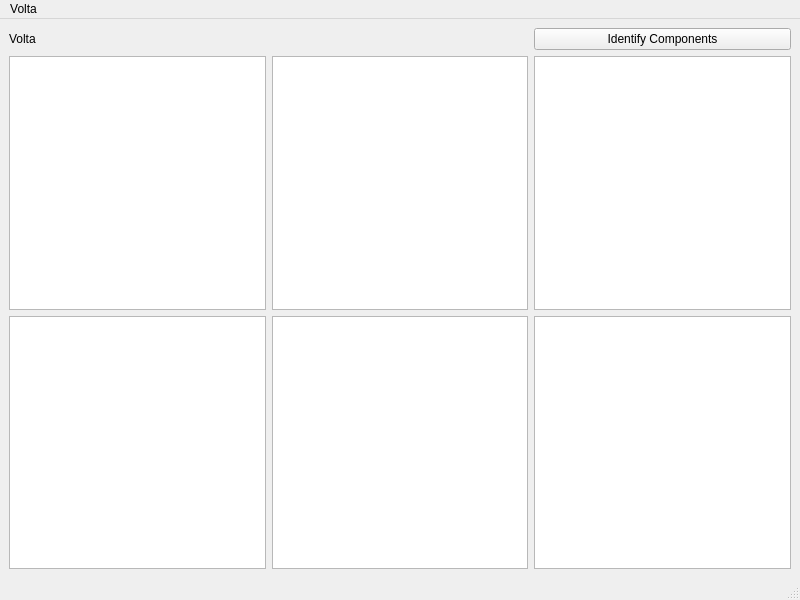
<?xml version="1.0" encoding="UTF-8"?>
<ui version="4.0">
 <class>MainWindow</class>
 <widget class="QMainWindow" name="MainWindow">
  <property name="geometry">
   <rect>
    <x>0</x>
    <y>0</y>
    <width>800</width>
    <height>600</height>
   </rect>
  </property>
  <property name="sizePolicy">
   <sizepolicy hsizetype="Ignored" vsizetype="Ignored">
    <horstretch>0</horstretch>
    <verstretch>0</verstretch>
   </sizepolicy>
  </property>
  <property name="windowTitle">
   <string>MainWindow</string>
  </property>
  <widget class="QWidget" name="centralwidget">
   <layout class="QHBoxLayout" name="horizontalLayout">
    <item>
     <layout class="QGridLayout" name="gridLayout">
      <item row="1" column="0">
       <widget class="QGraphicsView" name="graphicsView_2"/>
      </item>
      <item row="1" column="1">
       <widget class="QGraphicsView" name="graphicsView_4"/>
      </item>
      <item row="1" column="2">
       <widget class="QGraphicsView" name="graphicsView_5"/>
      </item>
      <item row="2" column="0">
       <widget class="QGraphicsView" name="graphicsView_6"/>
      </item>
      <item row="2" column="1">
       <widget class="QGraphicsView" name="graphicsView_3"/>
      </item>
      <item row="2" column="2">
       <widget class="QGraphicsView" name="graphicsView"/>
      </item>
      <item row="0" column="2">
       <widget class="QPushButton" name="pushButton">
        <property name="sizePolicy">
         <sizepolicy hsizetype="Minimum" vsizetype="Fixed">
          <horstretch>0</horstretch>
          <verstretch>0</verstretch>
         </sizepolicy>
        </property>
        <property name="text">
         <string>Identify Components</string>
        </property>
       </widget>
      </item>
      <item row="0" column="0">
       <widget class="QLabel" name="label">
        <property name="text">
         <string>Volta</string>
        </property>
       </widget>
      </item>
     </layout>
    </item>
   </layout>
  </widget>
  <widget class="QMenuBar" name="menubar">
   <property name="geometry">
    <rect>
     <x>0</x>
     <y>0</y>
     <width>800</width>
     <height>22</height>
    </rect>
   </property>
   <widget class="QMenu" name="menuVolta">
    <property name="title">
     <string>Volta</string>
    </property>
    <addaction name="actionAbout_Volta"/>
   </widget>
   <addaction name="menuVolta"/>
  </widget>
  <widget class="QStatusBar" name="statusbar"/>
  <action name="actionAbout_Volta">
   <property name="text">
    <string>About Volta</string>
   </property>
  </action>
 </widget>
 <resources/>
 <connections/>
</ui>
